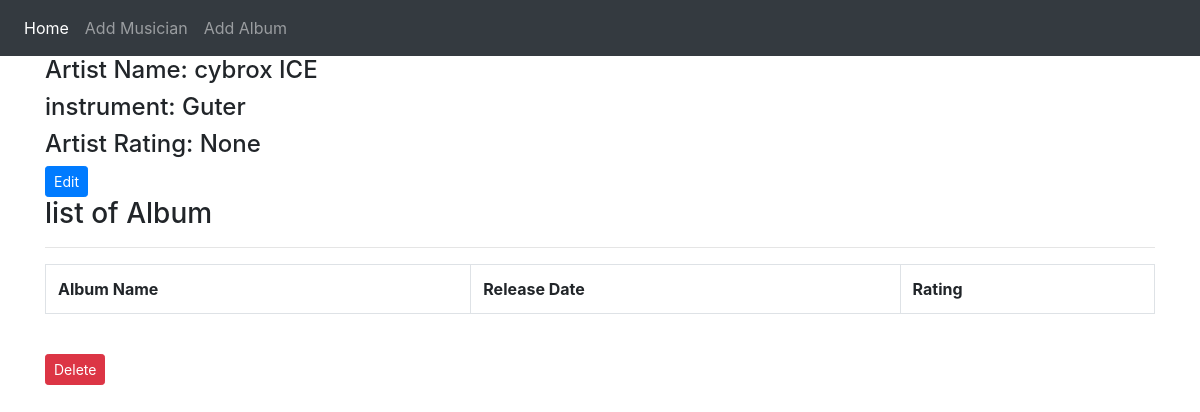
Screenshot of /album_list/4/ with the database file from the repository.
### App/models.py (models this page shows, shortened)
class Musician(models.Model):
    first_name = models.CharField(max_length=200)
    last_name = models.CharField(max_length=100)
    instrument = models.CharField(max_length = 50)

### App/views.py (the view)
# urls.py: path('album_list/<int:artist_id>/', views.album_list, name='album_list'),
def album_list(request, artist_id):
    artist_info = Musician.objects.get(pk=artist_id)
    album_list = Album.objects.filter(artist=artist_id).order_by('name','release_date')
    artist_rating = Album.objects.filter(artist=artist_id).aggregate(Avg('num_stars'))
    diction = {'title': 'List of albums', 'artist_info':artist_info, 'album_list':album_list, 'artist_rating':artist_rating}
    return render ( request, 'App/album_list.html', context=diction)

### templates/App/album_list.html (shortened to what this page needs)
{% extends 'App/base.html' %}
{% block body_block %}
<h4>Artist Name: {{ artist_info.first_name }} {{ artist_info.last_name }} </h4>
<h4>instrument: {{ artist_info.instrument}}</h4>
<h4>Artist Rating: {{ artist_rating.num_stars__avg }}</h4>
<a href="{% url 'App:edit_artist' artist_id=artist_info.id %}" class="btn btn-primary btn-sm">Edit</a>
<h3>list of Album </h3>
<hr>
<table class="table table-bordered">
    <tr>
        <th>Album Name </th>
        <th>Release Date</th>
        <th>Rating</th>
    </tr>
</table>
<br>
<a href="{% url 'App:delete_artist' artist_id=artist_info.id %}" class="btn btn-danger btn-sm" onclick="return confirm('Delete Musician?')">Delete</a>
{% endblock %}

### rows the page displays
Musician: first_name "cybrox", last_name "ICE", instrument "Guter"

### other values shown
{{ artist_rating.num_stars__avg }} "None"
